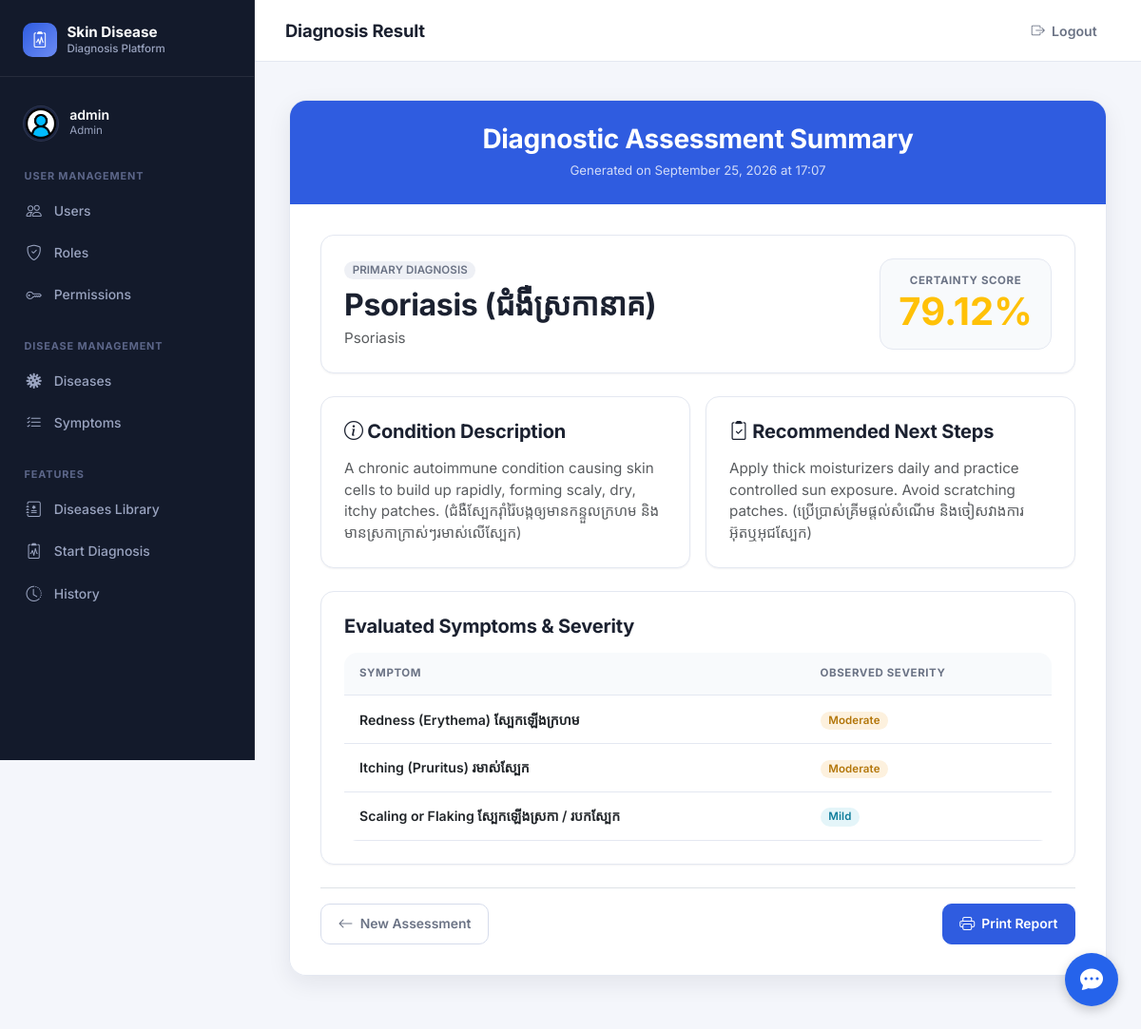
The page /diagnoses/result/16 (signed in) on the database its author committed.
### app/models/user.py (models this page shows, shortened)
class User(UserMixin, db.Model):
    __tablename__ = "users"
    id = db.Column(db.Integer, primary_key=True)
    username = db.Column(db.String(80), unique=True, nullable=False)
    email = db.Column(db.String(120), unique=True, nullable=False)
    full_name = db.Column(db.String(120), nullable=False)
    phone_number = db.Column(db.String(15), unique=True, nullable=False)
    is_active = db.Column(db.Boolean, default=True, nullable=False)
    password_hash = db.Column(db.String(255), nullable=False)
    picture = db.Column(db.String(255))
    created_at = db.Column(db.DateTime, default=datetime.utcnow, nullable=False)
    updated_at = db.Column(db.DateTime, default=datetime.utcnow, onupdate=datetime.utcnow, nullable=False)
    roles = db.relationship("Role", secondary=user_roles, back_populates="users")
    diagnoses = db.relationship("Diagnose", secondary=user_diagnoses, back_populates="users")
    def has_role(self, role_name: str) -> bool:
        return any(role.name == role_name for role in self.roles)
    @property
    def is_admin(self) -> bool:
        return self.has_role("Admin")

### app/models/role.py (models this page shows, shortened)
class Role(db.Model):
    __tablename__ = "roles"
    id = db.Column(db.Integer, primary_key=True)
    name = db.Column(db.String(80), unique=True, nullable=False)
    description = db.Column(db.String(255))
    created_at = db.Column(db.DateTime, default=datetime.utcnow, nullable=False)
    updated_at = db.Column(db.DateTime, default=datetime.utcnow, onupdate=datetime.utcnow, nullable=False)
    users = db.relationship("User", secondary=user_roles, back_populates="roles")
    permissions = db.relationship("Permission", secondary=role_permissions, back_populates="roles")

### app/models/diagnose.py (models this page shows, shortened)
class Diagnose(db.Model):
    __tablename__ = "diagnoses"
    id = db.Column(db.Integer, primary_key=True)
    user_id = db.Column(db.Integer, db.ForeignKey("users.id"), nullable=False)
    certainty = db.Column(db.Numeric(5, 2))
    diagnosed_at = db.Column(db.DateTime, default=datetime.utcnow, nullable=False)
    rules = db.relationship("Rule", secondary=diagnose_rules, back_populates="diagnoses")
    diagnose_facts = db.relationship("DiagnoseFact", back_populates="diagnose", cascade="all, delete-orphan")
    users = db.relationship("User", back_populates="diagnoses")

### app/models/rule.py (models this page shows, shortened)
class Rule(db.Model):
    __tablename__ = "rules"
    id = db.Column(db.Integer, primary_key=True)
    disease = db.Column(db.String(80), unique=True, nullable=False)
    name = db.Column(db.String(120))
    urgency = db.Column(db.Boolean, default=False, nullable=False)
    advice = db.Column(db.String(255))
    picture = db.Column(db.String(255))
    description = db.Column(db.String(255))
    is_active = db.Column(db.Boolean, default=True, nullable=False)
    created_at = db.Column(db.DateTime, default=datetime.utcnow, nullable=False)
    updated_at = db.Column(
        db.DateTime,
        default=datetime.utcnow,
        onupdate=datetime.utcnow,
        nullable=False
    )
    rule_facts = db.relationship("RuleFact", back_populates="rule", cascade="all, delete-orphan")
    diagnoses = db.relationship("Diagnose", secondary=rule_diagnoses, back_populates="rules")

### app/models/associations.py (models this page shows)
class DiagnoseFact(db.Model):
    __tablename__ = "diagnose_facts"
    diagnose_id = db.Column(db.Integer, db.ForeignKey("diagnoses.id"), primary_key=True)
    fact_id = db.Column(db.Integer, db.ForeignKey("facts.id"), primary_key=True)
    severity = db.Column(db.Numeric(3, 2), default=0.60, nullable=False)
    diagnose = db.relationship("Diagnose", back_populates="diagnose_facts")
    fact = db.relationship("Fact", back_populates="diagnose_facts")

### app/models/fact.py (models this page shows, shortened)
class Fact(db.Model):
    __tablename__ = "facts"
    id = db.Column(db.Integer, primary_key=True)
    symptom = db.Column(db.String(80), unique=True, nullable=False)
    description = db.Column(db.String(255))
    created_at = db.Column(db.DateTime, default=datetime.utcnow, nullable=False)
    updated_at = db.Column(
        db.DateTime,
        default=datetime.utcnow,
        onupdate=datetime.utcnow,
        nullable=False
    )
    rule_facts = db.relationship("RuleFact", back_populates="fact", cascade="all, delete-orphan")
    diagnose_facts = db.relationship("DiagnoseFact", back_populates="fact", cascade="all, delete-orphan")

### app/routes/diagnose_routes.py (the view)
@diagnose_bp.route("/result/<int:diagnose_id>")
@login_required
def diagnose_result(diagnose_id: int):
    diagnose = DiagnoseService.get_diagnose_by_id(diagnose_id)
    if not diagnose:
        flash("Diagnosis record not found.", "danger")
        return redirect(url_for("diagnoses.diagnose"))
    return render_template("diagnoses/_result.html", diagnose=diagnose)

### app/services/diagnose_service.py (called while the page is built)
    @staticmethod
    def get_diagnose_by_id(diagnose_id: int) -> Diagnose:
        return Diagnose.query.get(diagnose_id)

### app/templates/diagnoses/_result.html (shortened to what this page needs)
{% extends "layouts/base.html" %}
{% block page_title %}Diagnosis Result{% endblock %}
{% block content %}
<div class="panel-card my-2" style="max-width: 900px;">
    <div class="panel-card-header text-center">
        <h3 class="fw-bold mb-1">Diagnostic Assessment Summary</h3>
        <small>Generated on {{ diagnose.diagnosed_at.strftime('%B %d, %Y at %H:%M') }}</small>
    </div>
    <div class="panel-card-body">
        {% if diagnose.rules %}
            {% set top_rule = diagnose.rules[0] %}
            <div class="card mb-4 overflow-hidden">
                <div class="p-4 d-flex flex-column flex-md-row justify-content-between align-items-center gap-3">
                    <div>
                        <span class="badge bg-secondary text-uppercase mb-2">Primary Diagnosis</span>
                        <h2 class="fw-bold mb-1">{{ top_rule.disease }}</h2>
                        {% if top_rule.name %}
                            <p class="text-muted mb-0">{{ top_rule.name }}</p>
                        {% endif %}
                    </div>
                    <div class="certainty-badge">
                        <div class="stat-label">Certainty Score</div>
                        <div class="display-6 fw-bold {% if diagnose.certainty >= 80 %}text-success{% elif diagnose.certainty >= 50 %}text-warning{% else %}text-danger{% endif %}">
                            {{ diagnose.certainty }}%
                        </div>
                    </div>
                </div>
            </div>
            <div class="row g-3 mb-4">
                {% if top_rule.description %}
                    <div class="col-md-6">
                        <div class="card h-100 p-4">
                            <h5 class="fw-bold mb-3"><i class="bi bi-info-circle"></i> Condition Description</h5>
                            <p class="text-muted mb-0">{{ top_rule.description }}</p>
                        </div>
                    </div>
                {% endif %}
                {% if top_rule.advice %}
                    <div class="col-md-6">
                        <div class="card h-100 p-4">
                            <h5 class="fw-bold mb-3"><i class="bi bi-clipboard2-check"></i> Recommended Next Steps</h5>
                            <p class="text-muted mb-0">{{ top_rule.advice }}</p>
                        </div>
                    </div>
                {% endif %}
            </div>
            <div class="card p-4 mb-4">
                <h5 class="fw-bold mb-3">Evaluated Symptoms &amp; Severity</h5>
                <div class="table-responsive">
                    <table class="table table-hover mb-0">
                        <thead>
                            <tr>
                                <th>Symptom</th>
                                <th>Observed Severity</th>
                            </tr>
                        </thead>
                        <tbody>
                            {% for df in diagnose.diagnose_facts %}
                                <tr>
                                    <td class="fw-semibold">{{ df.fact.symptom }}</td>
                                    <td>
                                        {% if df.severity >= 0.8 %}
                                            <span class="badge bg-danger">Severe</span>
                                        {% elif df.severity >= 0.5 %}
                                            <span class="badge bg-warning">Moderate</span>
                                        {% else %}
                                            <span class="badge bg-info">Mild</span>
                                        {% endif %}
                                    </td>
                                </tr>
                            {% endfor %}
                        </tbody>
                    </table>
                </div>
            </div>
        {% else %}
            <div class="alert alert-warning text-center p-4">
                <h5>No Specific Condition Identified</h5>
                <p class="mb-0">The reported symptoms did not trigger a specific rule threshold. Please re-evaluate or consult a doctor.</p>
            </div>
        {% endif %}
        <div class="d-flex justify-content-between align-items-center pt-3 border-top">
            <a href="{{ url_for('diagnoses.diagnose') }}" class="btn btn-outline-secondary">
                <i class="bi bi-arrow-left"></i> New Assessment
            </a>
            <button onclick="window.print()" class="btn btn-primary">
                <i class="bi bi-printer"></i> Print Report
            </button>
        </div>
    </div>
</div>
{% endblock %}

### app/templates/layouts/base.html (shortened to what this page needs)
<!DOCTYPE html>
<html lang="en">
<head>
    <link href="https://cdn.jsdelivr.net/npm/bootstrap@5.3.0/dist/css/bootstrap.min.css" rel="stylesheet" />
    <link href="https://cdn.jsdelivr.net/npm/bootstrap-icons@1.11.3/font/bootstrap-icons.min.css" rel="stylesheet" />
    <link rel="stylesheet" href="{{ url_for('static', filename='css/style.css') }}" />
</head>
<body>
    <div class="d-flex app-shell">
        <aside class="sidebar d-none d-md-flex flex-column">
            <div class="sidebar-brand">
                <div class="sidebar-brand-icon"><i class="bi bi-clipboard2-pulse"></i></div>
                <div class="sidebar-brand-text">
                    Skin Disease
                    <small>Diagnosis Platform</small>
                </div>
            </div>
            {% if current_user.is_authenticated %}
                <div class="sidebar-user">
                    <div class="sidebar-user-avatar">
                        <img src="{% if current_user.picture %}{{ url_for('static', filename='uploads/' ~ current_user.picture) }}{% else %}{{ url_for('static', filename='images/8358770.png') }}{% endif %}" alt="Profile picture">
                    </div>
                    <div>
                        <div class="sidebar-user-name">{{ current_user.username }}</div>
                        {% if current_user.roles %}
                            <div class="sidebar-user-role">{{ current_user.roles[0].name }}</div>
                        {% elif current_user.role %}
                            <div class="sidebar-user-role">{{ current_user.role.name if current_user.role.name is defined else current_user.role }}</div>
                        {% endif %}
                    </div>
                </div>
                {% if current_user.roles %}
                    {% set role_list = current_user.roles | map(attribute='name') | map('lower') | list %}
                {% elif current_user.role %}
                    {% set role_list = [current_user.role.name | lower] if current_user.role.name is defined else [current_user.role | lower] %}
                {% else %}
                    {% set role_list = [] %}
                {% endif %}
                {% set is_admin_user = (current_user.is_admin is defined and current_user.is_admin) or ('admin' in role_list) %}
                {% set is_dermatologist_user = 'dermatologist' in role_list %}
                {% if is_admin_user %}
                    <div class="sidebar-section">
                        <div class="sidebar-section-title">User Management</div>
                        <nav class="sidebar-nav">
                            <a href="{{ url_for('users.index') }}" class="sidebar-link {% if request.blueprint == 'users' %}active{% endif %}">
                                <i class="bi bi-people"></i> Users
                            </a>
                            <a href="{{ url_for('roles.index') }}" class="sidebar-link {% if request.blueprint == 'roles' %}active{% endif %}">
                                <i class="bi bi-shield-check"></i> Roles
                            </a>
                            <a href="{{ url_for('permissions.index') }}" class="sidebar-link {% if request.blueprint == 'permissions' %}active{% endif %}">
                                <i class="bi bi-key"></i> Permissions
                            </a>
                        </nav>
                    </div>
                {% endif %}
                {% if is_admin_user or is_dermatologist_user %}
                    <div class="sidebar-section">
                        <div class="sidebar-section-title">Disease Management</div>
                        <nav class="sidebar-nav">
                            <a href="{{ url_for('rules.index') }}" class="sidebar-link {% if request.blueprint == 'rules' %}active{% endif %}">
                                <i class="bi bi-virus"></i> Diseases
                            </a>
                            <a href="{{ url_for('facts.index') }}" class="sidebar-link {% if request.blueprint == 'facts' %}active{% endif %}">
                                <i class="bi bi-list-check"></i> Symptoms
                            </a>
                        </nav>
                    </div>
                {% endif %}
                <div class="sidebar-section">
                    <div class="sidebar-section-title">Features</div>
                    <nav class="sidebar-nav">
                        <a href="{{ url_for('diagnoses.dashboard') }}" class="sidebar-link {% if request.endpoint == 'diagnoses.dashboard' %}active{% endif %}">
                            <i class="bi bi-journal-medical"></i> Diseases Library
                        </a>
                        <a href="{{ url_for('diagnoses.diagnose') }}" class="sidebar-link {% if request.endpoint == 'diagnoses.diagnose' %}active{% endif %}">
                            <i class="bi bi-clipboard2-pulse"></i> Start Diagnosis
                        </a>
                        <a href="{{ url_for('diagnoses.diagnose_history') }}" class="sidebar-link {% if request.endpoint == 'diagnoses.diagnose_history' %}active{% endif %}">
                            <i class="bi bi-clock-history"></i> History
                        </a>
                    </nav>
                </div>
            {% endif %}
        </aside>
    <div class="chatbot-container">
        <button class="chatbot-toggle" onclick="toggleChat()"><i class="bi bi-chat-dots-fill"></i></button>
    </div>
        <div class="flex-grow-1 main-content">
            <nav class="topbar">
                <h1 class="topbar-title d-none d-md-block">{% block page_title %}{% endblock %}</h1>
                <div class="topbar-actions">
                    {% if current_user.is_authenticated %}
                        <a href="{{ url_for('auth.logout') }}" class="topbar-link">
                            <i class="bi bi-box-arrow-right"></i> Logout
                        </a>
                    {% else %}
                        <a href="{{ url_for('auth.login') }}" class="topbar-link">
                            <i class="bi bi-box-arrow-in-right"></i> Login
                        </a>
                    {% endif %}
                </div>
            </nav>
            <main class="page-body">
                {% block content %}{% endblock %}
            </main>
        </div>
    </div>
</body>
</html>

### rows shown on the page
User: username "admin"
Role: name "Admin"
Diagnose: diagnosed_at "September 25, 2026 at 17:07", certainty "79.12"
Rule: disease "Psoriasis (ជំងឺស្រកានាគ)", name "Psoriasis", description "A chronic autoimmune condition causing skin cells to build up rapidly, forming scaly, dry, itchy patches. (ជំងឺស្បែករ៉ាំរ៉ៃបង្កឲ្យមានកន្ទួលក្រហម និងមានស្រកាក្រាស់ៗរមាស់លើស្បែក)", advice "Apply thick moisturizers daily and practice controlled sun exposure. Avoid scratching patches. (ប្រើប្រាស់គ្រីមផ្តល់សំណើម និងចៀសវាងការអ៊ុតឬអុជស្បែក)"
DiagnoseFact: fact.symptom "Redness (Erythema) ស្បែកឡើងក្រហម", severity "Moderate"
DiagnoseFact: fact.symptom "Itching (Pruritus) រមាស់ស្បែក", severity "Moderate"
DiagnoseFact: fact.symptom "Scaling or Flaking ស្បែកឡើងស្រកា / របកស្បែក", severity "Mild"
